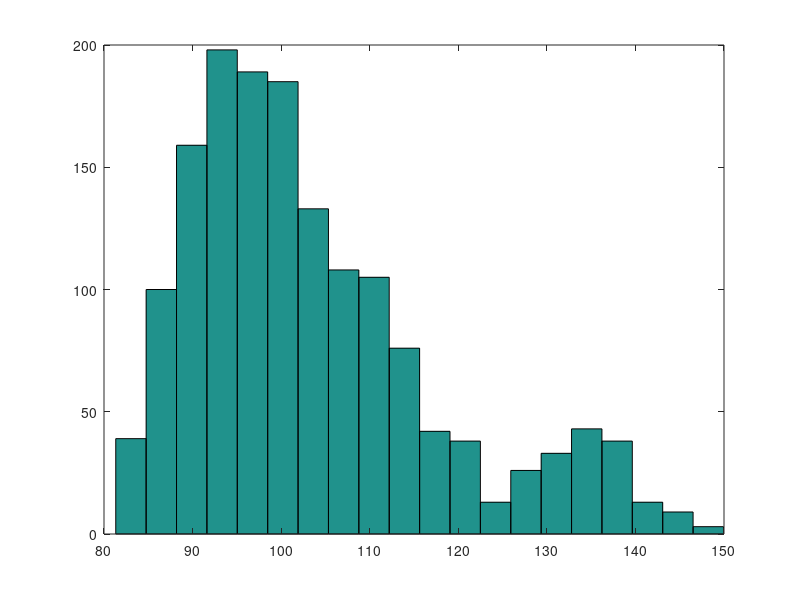
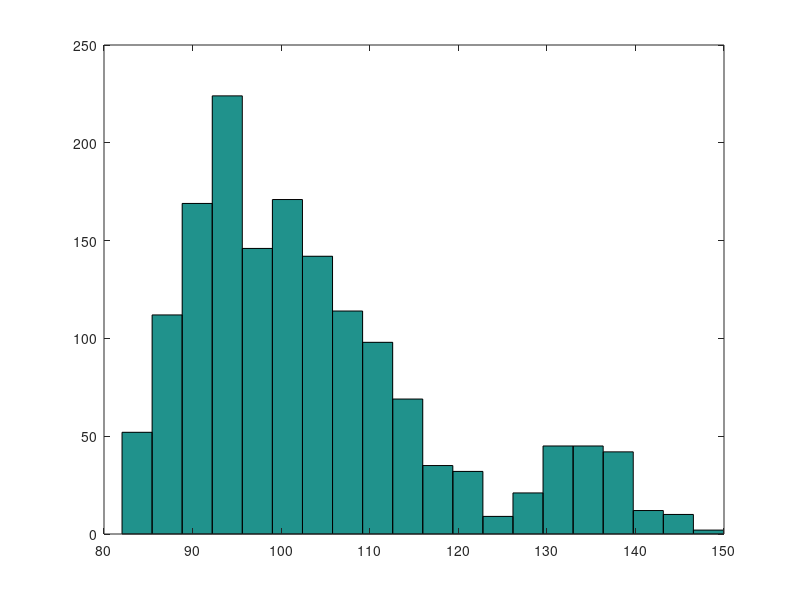

These charts were generated, in order, by the following MATLAB code: (Note: this script raises an error after producing the figures.)
%% load the distribution
%this is something non-gaussian that Jeff made up.  Meant to mimic the
%Verizon data from the textbook chapter 18.  Then take a look at it using
%hist.

load('dat.mat')
figure;hist(dat,20)


%% NB: Matlab has some built in functions for doing resampling, bootstraping, etc
% And there are more online...  I will mention a few of them as we go.  We will 
% also write some ourselves but I am not going to make any attempt to make this 
% efficient or elegant.  For learning purposes we are going to do things more 
% or less by hand.  With a computer.

%% make a resample.

% what does that mean?

% Draw samples with replacement (ie, they don't have to be unique) from the
% data.

% So we need a bunch of integers between 1 and 1550?  Simplest way to get
% them is the matlab randi command

% example for 10 values from 1 - 10:

randi(10,1,10)

% So the indices (store in a variable called ind) for our resample can be 
% found like this:

ind=randi(1550,1,1550);

% or get matlab to get the size of the sample using numel

ind=randi(numel(dat),1,numel(dat));

% So to get our resample all we need to do is index dat with ind and assign
% the result to a new variable.  Call it dat_RS.

dat_RS=dat(ind);

%% take a look at our resample:
% Use hist!

figure;hist(dat_RS,20)

%unless you get a peculiar resample it should look pretty much like the
%original one.

%% So now we should probably write a function to do the resampling for us

% hit new and function to get matlab to give you the function template and
% use the code above inside a loop to do lots of resamples.  Use 2 inputs
% 1. the data, can be called dat 2. the number of resamples, nresamps Store 
% your resamples in a matrix as output, call it resamps_out.  Remember to
% comment your code!!

% Write a command using our function to do 10 resamples.

dat_RS=make_resamples(dat,10);

% take a look at the resamples to see how their histograms look, do a loop
% and a subplot.

figure;
for i=1:10
    subplot(2,5,i);hist(dat_RS(i,:));
end

% Pretty similiar??  Should be...

%% ok, now that we can generate lots of resamples let's look at the mean of each.
% and the distribution of that.

% let's get 2000 resamples

dat_RS=make_resamples(dat,2000);

% easy to find the mean of the resamples.  Use mean and specify the second
% dimension.  Store the result in avg_RS

avg_RS=mean(dat_RS,2);

disp(mean(dat))
std(avg_RS)
% So now we have the mean for each resample.  plot the distribution of
% that using hist again.

figure;hist(avg_RS,20)


% Btw, what was our actual sample mean? Use disp to display it.



%Where do you expect this to fall on the histogram?  What shape should this
%distribution have?

% What is this distribution?

% It's the bootstrap distriubtion of the sample mean.
% Let's try it again, this time introducing matlab's bootstrp function

% check doc bootstrp and use the function to find the means of 2000
% resamples.  store the result in a matrix called m for mean.



% And again with two output args, if you want the resamples too! call them
% bootsam



%% How about the standard error?

% using our bootstrap distribution, call it avg_RS_se

% using the bootstrap distribution from matlab, call it m_se



%% And confidence intervals?

% a few different options here: option 1.  My sampling distribution looks
% Normal.  Then you can use critical t values and all is well.

% familiar equation stat +/- t*SE_stat
% for alpha=0.05;
tcrit = tinv(1-alpha/2,1550);
disp(['Lower: ' num2str( mean(m)-tcrit*std(m) ) ])
disp(['Upper: ' num2str( mean(m)+tcrit*std(m) ) ])


% Or using matlab's functions: (this one is slow on my laptop)
stu_ci = bootci(2000,{@mean,dat},'alpha',0.05,'type','student') % Studentized ci

% Ok, but what if it is not Normal?  Then what?
% Then you can look at the percentiles to make a CI

per_ci=bootci(2000,{@mean,dat},'alpha',0.05,'type','percentile')

% Does it make sense?  Figure out how many elements in our bootstrap
% distribution fall within these limits.  Use numel and find perhaps.

numel(find(m>per_ci(1) & m < per_ci(2)))/numel(m)

% Nice.  Willing to except a little descrepancy here since the bootci is
% calculating a new bootstrap distribution compared to the one we used for
% m.  

% or perhaps use the bias corrected accelerated confidence interval?
bca_ci=bootci(2000,{@mean,dat},'type','bca')
% It adjusts to correct for bias and skewness in the bootstrap distribution.  

%% Permutation testing.

%Let's make a couple of normal samples.  Call them x1 and x2.
% give x1 a mean of 1 and std of 2 and 27 data points
% give x2 a mean of 2 and std of 3 and 47 data points
% recall the matlab command randn gives random numbers from a standard
% normal curve.



% take a look at each of them using hist.



% add we want to look at the difference of the means? So calculate the
% observed difference from the samples.  Store in x_diff_obs.



% ok our null hypothesis is that there is no difference between the means
% of the two samples.  So we can build a distribution by resampling as if
% this were the case.  Call it the permutation distribution to distinguish 
% it from the bootstrap.  We have a total of 27 + 47=74 observtions.  Let's put
% them all together in a big vector by concatenation, call it x:



% now let's modify our make_resamples so that we can get resamples with a
% specific number of data points.  Start by saving your function with a new
% name make_samples2.  Don't forget to rename the function.  Add an extra
% input argument called nsamp which will be the number of data points in
% the resample.  Don't forget to update your comments.

% Check it by making a single resample. For x1 the extra argument should be
% 27 numel(x1) & should 47 (numel(x2)) for x2



% now make say 10000 resamples.



% find the means and subtract them, take the mean on the data points.
% Second dim.



% make a histogram to have a look at the distribution



% now figure out our p val.

% Assuming our alternate hypothesis is that mean of x2 > mean of x1



%should be <0.05 for significance at alpha =0.05